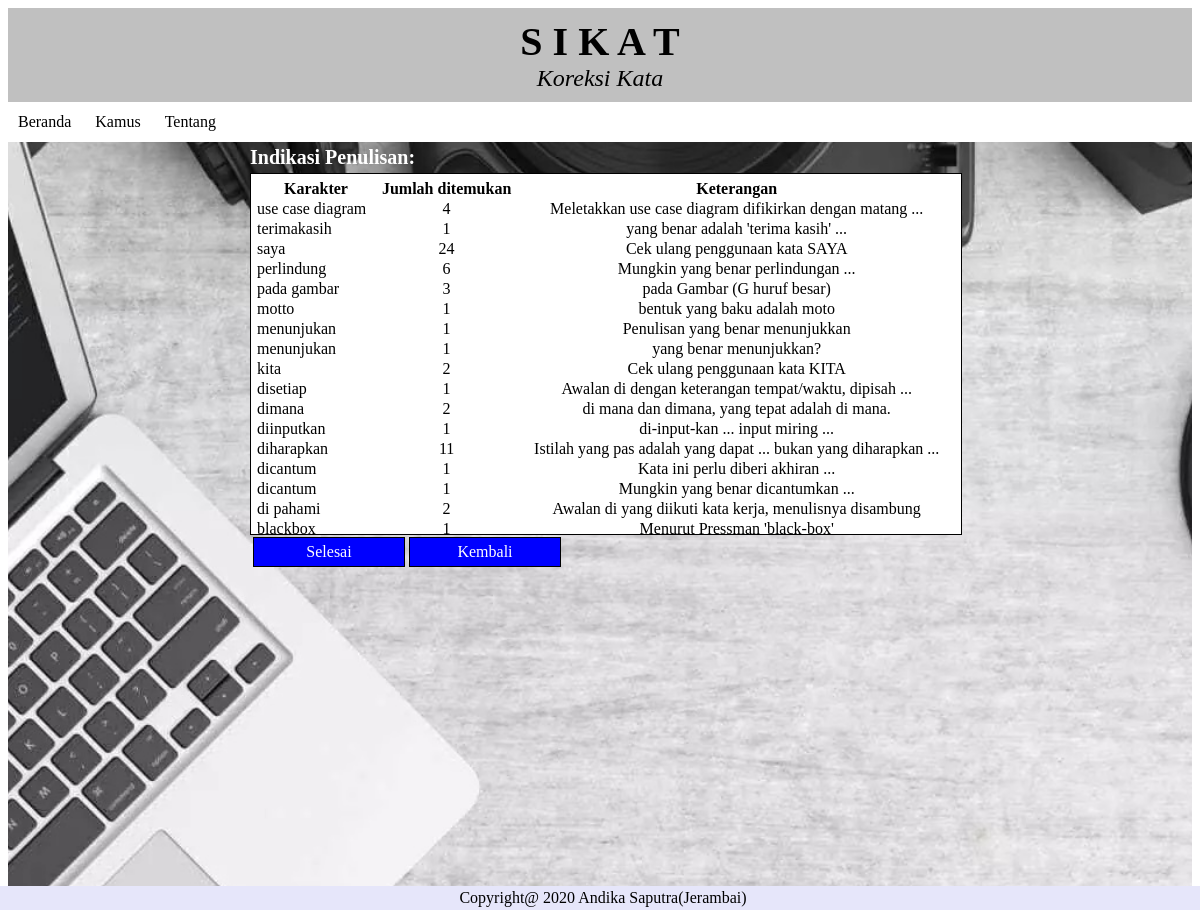
/cekat/file/karakter.php, run on an earlier commit of the app's database.
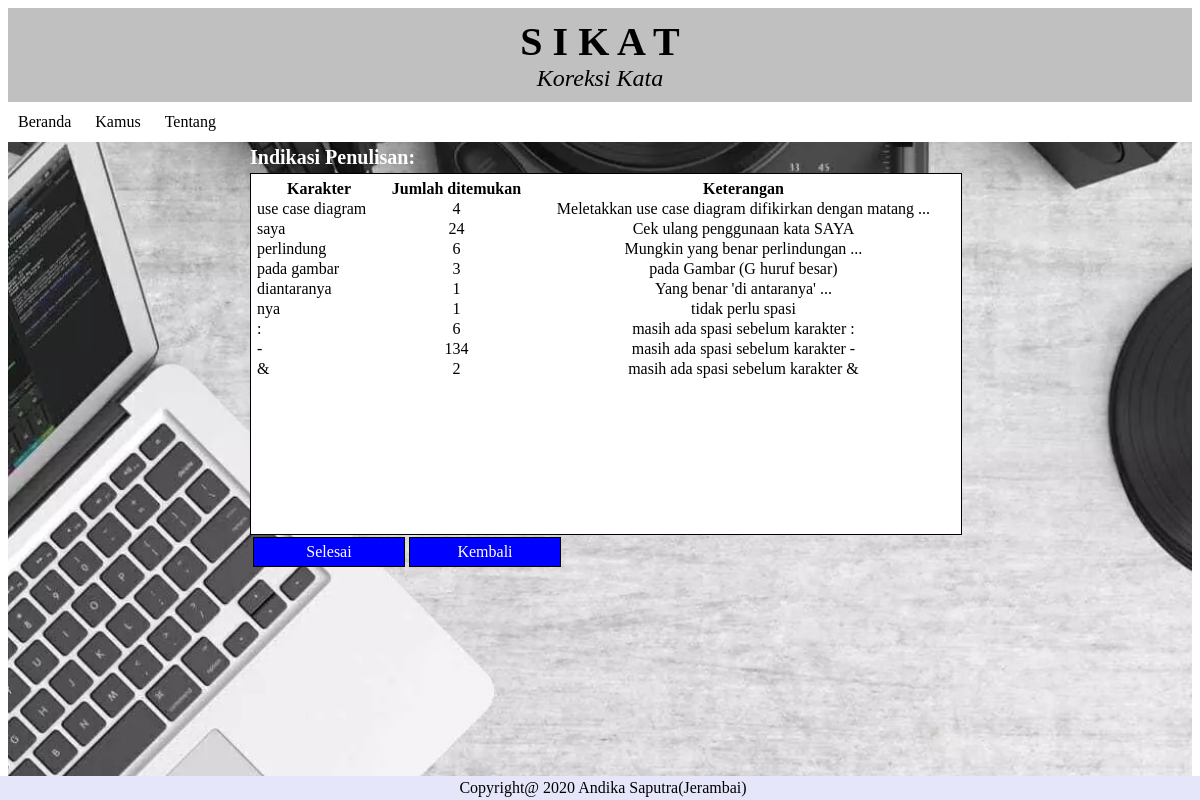
And on a later commit of the database.
### tables this page shows
CREATE TABLE `karakter` (
  `id` int(4) NOT NULL,
  `jumlah` int(10) NOT NULL DEFAULT '0',
  `karakter` char(46) DEFAULT NULL,
  `keterangan` char(68) DEFAULT NULL
);

### cekat/file/karakter.php (the view, shortened to what this page needs)
<html>
<head>
	<link rel="stylesheet" type="text/css" href="../style.css">
	<link rel="stylesheet" type="text/css" href="//cdn.datatables.net/1.10.19/css/jquery.dataTables.min.css">
  </head>
<body>
	<div class="latar">
	<div class="header">
	<header>
		<header class="judul"><b>S  I  K  A  T</b></header>
		<header class="deskripsi"><i>Koreksi Kata</i></header>
	</header>
	</div>
	<div id="menu">
	<?php include("../menubar.php"); ?>
	</div>
	<div class="tengah">
	<h2>Indikasi Penulisan:</h2>
	<div class = "auto">
	<table id="contact-detail" class="compact" cellspacing="0" width="100%">
<thead>
	<tr>
		<th>Karakter</th>
		<th>Jumlah ditemukan</th>
		<th>Keterangan</th>
	</tr>
</thead>
<tbody>
<?php
include "../koneksi.php";
$tampil=mysqli_query($conn,"SELECT karakter, jumlah, keterangan FROM karakter order by karakter desc");
	foreach($tampil as $kuy){
		if ($kuy['jumlah']==0) continue;
    echo "
		<tr>
		<td>".$kuy['karakter']."</td>
		<td align='center'>".$kuy['jumlah']."</td>
		<td align='center'>".$kuy['keterangan']."</td>
		</tr>
		";
    }
?>
</tbody>
</table>
</div>
<table>
<tr>
	<td align="center"><a href="baqo.php?data=upload" type="submit">Selesai</a></td>
  <td align="center"><a href="baqo.php?data=baca" type="submit">Kembali</a></td>
</tr>
</table>
</div>
<div id="footer">
Copyright@ 2020  Andika Saputra(Jerambai)
</div>
</div>
</body>
</html>

What changed in the data, as far as the page shows it:
no longer on this page (row edited): karakter: karakter "terimakasih", jumlah "1", keterangan "yang benar adalah 'terima kasih' ..."
no longer on this page (row edited): karakter: karakter "motto", jumlah "1", keterangan "bentuk yang baku adalah moto"
no longer on this page (row edited): karakter: karakter "menunjukan", jumlah "1", keterangan "Penulisan yang benar menunjukkan"
no longer on this page (row edited): karakter: karakter "menunjukan", jumlah "1", keterangan "yang benar menunjukkan?"
no longer on this page (row edited): karakter: karakter "kita", jumlah "2", keterangan "Cek ulang penggunaan kata KITA"
no longer on this page (row edited): karakter: karakter "disetiap", jumlah "1", keterangan "Awalan di dengan keterangan tempat/waktu, dipisah ..."
no longer on this page (row edited): karakter: karakter "dimana", jumlah "2", keterangan "di mana dan dimana, yang tepat adalah di mana."
no longer on this page (row edited): karakter: karakter "diinputkan", jumlah "1", keterangan "di-input-kan ... input miring ..."
no longer on this page (row edited): karakter: karakter "diharapkan", jumlah "11", keterangan "Istilah yang pas adalah yang dapat ... bukan yang diharapkan ..."
no longer on this page (row edited): karakter: karakter "dicantum", jumlah "1", keterangan "Kata ini perlu diberi akhiran ..."
no longer on this page (row edited): karakter: karakter "dicantum", jumlah "1", keterangan "Mungkin yang benar dicantumkan ..."
no longer on this page (row edited): karakter: karakter "di pahami", jumlah "2", keterangan "Awalan di yang diikuti kata kerja, menulisnya disambung"
no longer on this page (row edited): karakter: karakter "blackbox", jumlah "1", keterangan "Menurut Pressman 'black-box'"
added karakter: karakter "diantaranya", jumlah "1", keterangan "Yang benar 'di antaranya' ..."
now on this page (row unchanged): karakter: karakter "nya", jumlah "1", keterangan "tidak perlu spasi"
now on this page (row edited): karakter: karakter ":", jumlah "6", keterangan "masih ada spasi sebelum karakter :"
now on this page (row edited): karakter: karakter "-", jumlah "134", keterangan "masih ada spasi sebelum karakter -"
now on this page (row edited): karakter: karakter "&", jumlah "2", keterangan "masih ada spasi sebelum karakter &"
